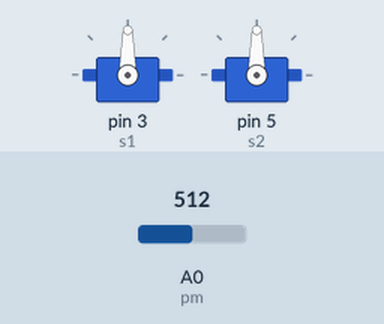
Bench run of a sketch on a simulated Arduino Uno, built with avr-gcc and run on an emulated ATmega328P. Parts: 2 × servo. The test bench sets the inputs (shaded band); at power-on: A0 (pm) = 512.

Above: at 1.2 s.
1.3 s: A0 (pm) set to 716
At 1.6 s:
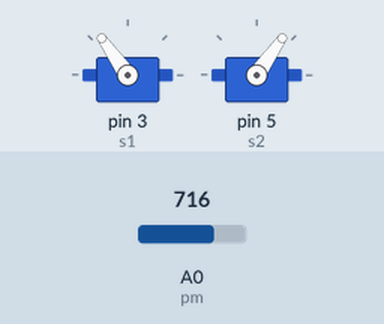
2.8 s: A0 (pm) set to 900
At 3.9 s:
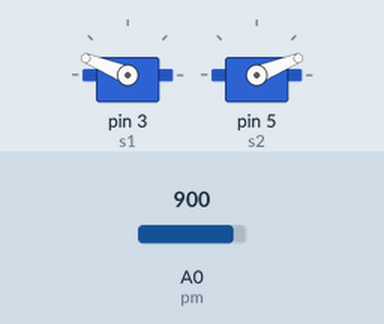
4.3 s: A0 (pm) set to 1023
At 5.1 s:
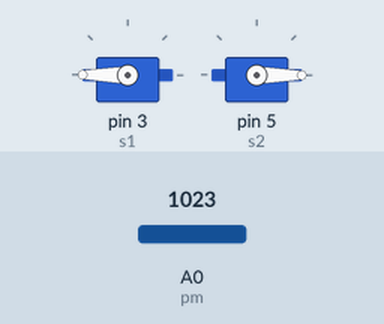
5.8 s: A0 (pm) set to 306
At 6.2 s:
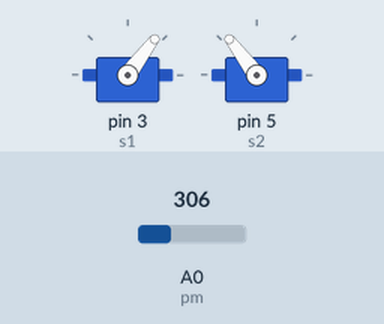
7.3 s: A0 (pm) set to 122
At 8.5 s:
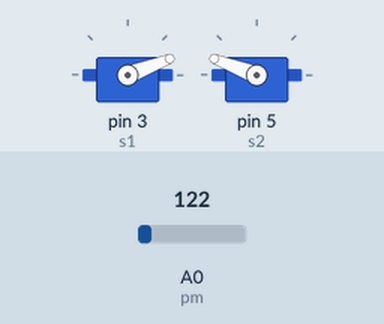
Timing chart, 0 to 9.8 s (numbered marks = the images above; inputs shaded):
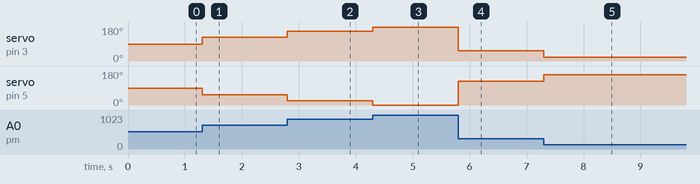

The sketch:

amazing_esboo_bigery1.ino
```cpp
// C++ code
//
#include <Servo.h>
Servo s1, s2;
int pm = A0;
void setup()
{
  s1.attach(3);
  s2.attach(5);
  pinMode(pm, INPUT);
}

void loop()
{
  int input = analogRead(pm);
  int input1 = map(input, 0, 1023, 0, 180);
  int input2 = map(input, 0, 1023, 180,0);
  s1.write(input1);
  s2.write(input2);

}
```

Measured:
- after the input at 1.3 s, servo on pin 3 (s1): 90° → 125° at once; servo on pin 5 (s2): 90° → 55° at once
- after the input at 2.8 s, servo on pin 3 (s1): 125° → 158° at once; servo on pin 5 (s2): 55° → 22° at once
- after the input at 4.3 s, servo on pin 3 (s1): 158° → 180° at once; servo on pin 5 (s2): 22° → 0° at once
- after the input at 5.8 s, servo on pin 3 (s1): 180° → 53° at once; servo on pin 5 (s2): 0° → 127° at once
- after the input at 7.3 s, servo on pin 3 (s1): 53° → 21° at once; servo on pin 5 (s2): 127° → 159° at once
